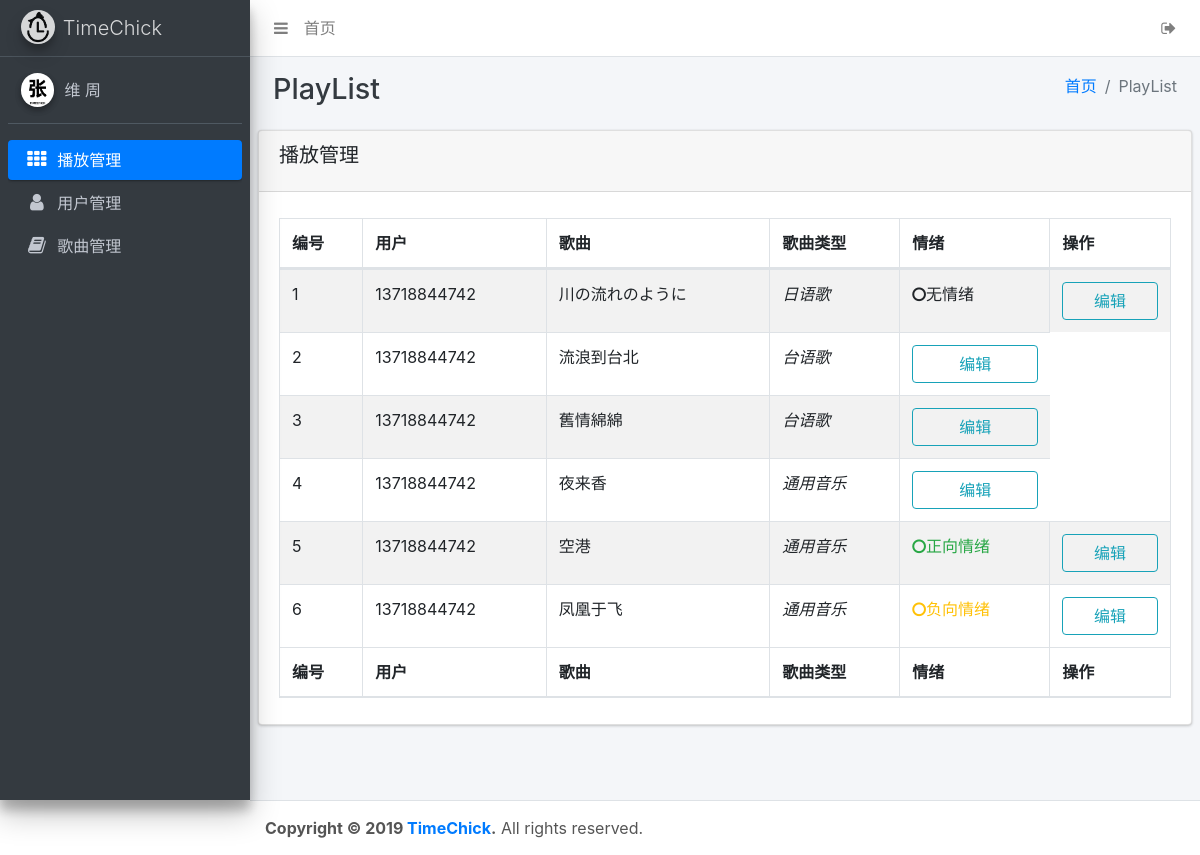
The page /playlist/ (signed in) on the database as committed earlier.
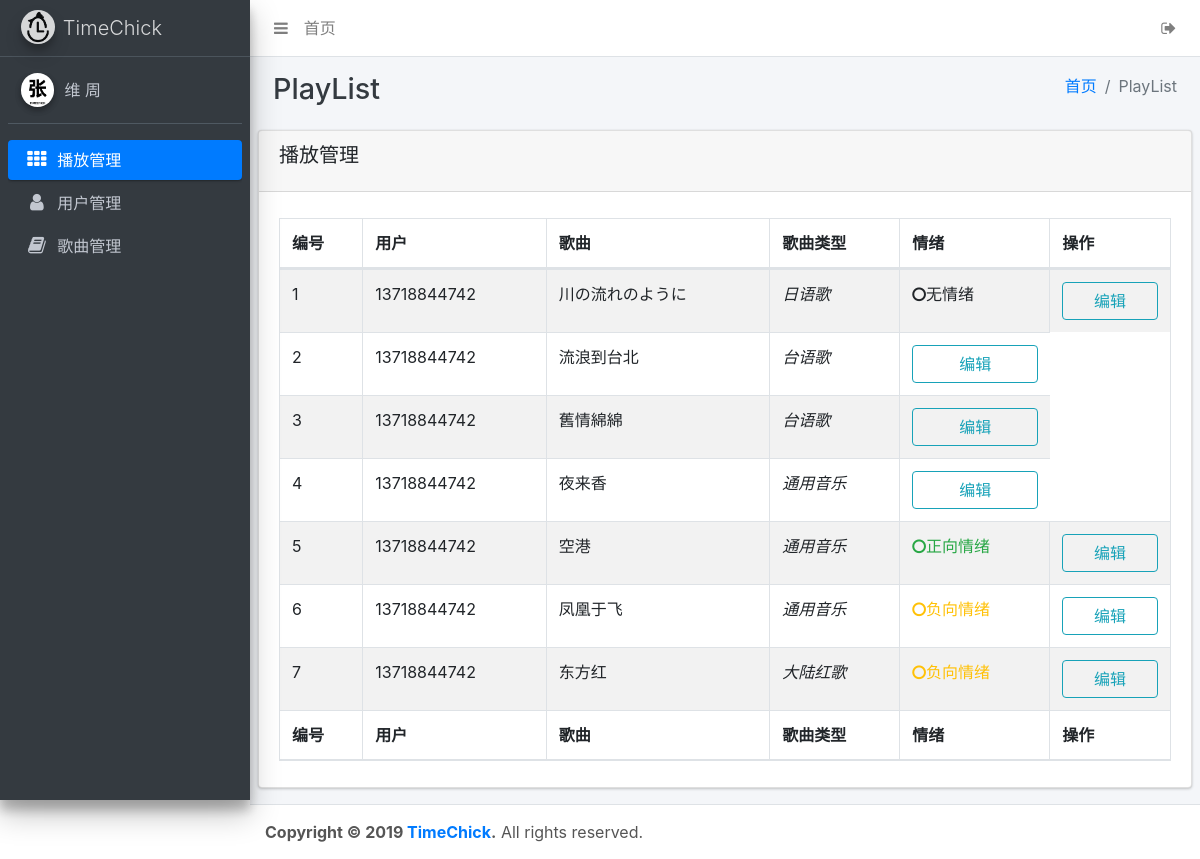
The same page on the database as committed later.
### timechick/models.py (models this page shows, shortened)
class PlayList(models.Model):
    gender = (
        ('public', "通用音乐"),
        ('mainland', "大陆红歌"),
        ('taiwan', "台语歌"),
        ('japanese', "日语歌"),
    )
    user = models.ForeignKey(
        'User', on_delete=models.CASCADE, default="", verbose_name='用户')
    song = models.ForeignKey(
        'Song', on_delete=models.CASCADE, default="", verbose_name='歌曲')
    emotion = models.CharField(
        max_length=128, default="", verbose_name='情绪')
    type = models.CharField(max_length=32, blank=True,
                            choices=gender, verbose_name='歌曲类型')
    create_time = models.DateTimeField(auto_now_add=True)
    update_time = models.DateTimeField(auto_now_add=True)
    class Meta:
        ordering = ["create_time"]
        verbose_name = "歌单"
        verbose_name_plural = "歌单"

class User(models.Model):
    gender = (
        ('male', "男"),
        ('female', "女"),
    )
    first_name = models.CharField(
        max_length=128, default="", blank=True, verbose_name='姓')
    last_name = models.CharField(
        max_length=128, default="", blank=True, verbose_name='名')
    email = models.EmailField(default="", verbose_name='邮件', blank=True)
    mobile = models.CharField(
        max_length=128, default="", verbose_name='电话', unique=True, blank=True)
    baidu_id = models.CharField(
        max_length=128, default="", verbose_name='百度ID', blank=True)
    sex = models.CharField(max_length=32, choices=gender,
                           default="男", verbose_name='性别', blank=True)
    is_delete = models.BooleanField(
        default=False, blank=True, verbose_name='是否删除')
    note = models.TextField(
        max_length=256, default="", blank=True, verbose_name='备注')
    create_time = models.DateTimeField(auto_now_add=True)
    update_time = models.DateTimeField(auto_now_add=True)
    def __str__(self):
        return self.mobile
    class Meta:
        ordering = ["create_time"]
        verbose_name = "用户"
        verbose_name_plural = "用户"

class Song(models.Model):
    gender = (
        ('public', "通用音乐"),
        ('mainland', "大陆红歌"),
        ('taiwan', "台语歌"),
        ('japanese', "日语歌"),
    )
    name = models.CharField(
        max_length=128, default="", verbose_name='歌曲名称')
    artist = models.CharField(
        max_length=128, default="未知艺术家", verbose_name='艺术家')
    url = models.CharField(max_length=512, default="", verbose_name='歌曲地址')
    album_img = models.CharField(
        max_length=128, default="", blank=True, verbose_name='专辑封面')
    artist_img = models.CharField(
        max_length=128, default="", blank=True, verbose_name='艺术家图片')
    type = models.CharField(max_length=32, blank=True,
                            choices=gender, verbose_name='歌曲类型')
    is_shelf = models.BooleanField(
        default=True, verbose_name='是否上架')
    corpus_a = models.TextField(
        max_length=256, default="", blank=True, verbose_name='语料A')
    corpus_b = models.TextField(
        max_length=256, default="", blank=True, verbose_name='语料B')
    create_time = models.DateTimeField(auto_now_add=True)
    update_time = models.DateTimeField(auto_now_add=True)
    def __str__(self):
        return self.name
    class Meta:
        ordering = ["create_time"]
        verbose_name = "歌曲"
        verbose_name_plural = "歌曲"

### timechick/views.py (the view)
# urls.py: url(r'^playlist/', views.playlist),
@login_required
def playlist(request):
    playlists = models.PlayList.objects.all()
    return render(request, 'playlist.html', {'page': 'PlayList', 'playlists': playlists})

### timechick/templates/playlist.html (shortened to what this page needs)
{% extends 'base.html' %}
{% load staticfiles %}
{% block css %}
<link rel="stylesheet" href="{% static 'adminlte/css/ionicons.min.css' %}">
<link rel="stylesheet" href="{% static 'plugins/datatables/1.10.19/bootstrap.css' %}">
<link rel="stylesheet" href="{% static 'plugins/datatables/1.10.19/dataTables.bootstrap4.min.css' %}">
{% endblock %}
{% block content %}
<section class="content">
    <div class="row">
        <div class="col-12">
            <div class="card">
                <div class="card-header">
                    <h3 class="card-title">播放管理</h3>
                </div>
                <div class="card-body">
                    <table id="equipment-list" class="table table-bordered table-striped">
                        <thead>
                            <tr>
                                <th>编号</th>
                                <th>用户</th>
                                <th>歌曲</th>
                                <th>歌曲类型</th>
                                <th>情绪</th>
                                <th>操作</th>
                            </tr>
                        </thead>
                        <tbody>
                            {% for playlist in playlists %}
                            <tr>
                                <td>{{ playlist.id }}</td>
                                <td>{{ playlist.user }}</td>
                                <td>{{ playlist.song }}</td>
                                {% if playlist.type == "public" %}
                                <td>
                                    <i>通用音乐</i>
                                </td>
                                {% elif playlist.type == "mainland" %}
                                <td>
                                    <i>大陆红歌</i>
                                </td>
                                {% elif playlist.type == "taiwan" %}
                                <td>
                                    <i>台语歌</i>
                                </td>
                                {% elif playlist.type == "japanese" %}
                                <td>
                                    <i>日语歌</i>
                                </td>
                                {% endif %}
                                {% if playlist.emotion == "1" %}
                                <td>
                                    <i class="nav-icon fa fa-circle-o text-success">正向情绪</i>
                                </td>
                                {% elif playlist.emotion == "-1" %}
                                <td>
                                    <i class="nav-icon fa fa-circle-o text-warning">负向情绪</i>
                                </td>
                                {% elif playlist.emotion == "0" %}
                                <td>
                                    <i class="nav-icon fa fa-circle-o text-defaule">无情绪</i>
                                </td>
                                {% endif %}
                                <td>
                                    <a href="/admin/timechick/playlist/{{ playlist.id }}">
                                        <button type="button" class="btn btn-block btn-outline-info">编辑</button>
                                    </a>
                                </td>
                            </tr>
                            {% endfor %}
                        </tbody>
                        <tfoot>
                            <tr>
                                <th>编号</th>
                                <th>用户</th>
                                <th>歌曲</th>
                                <th>歌曲类型</th>
                                <th>情绪</th>
                                <th>操作</th>
                            </tr>
                        </tfoot>
                    </table>
                </div>
            </div>
        </div>
    </div>
</section>
</div>
{% endblock %}

Rows that differ between the two databases and show on the page:
added PlayList: id "7", user "13718844742", song "东方红", type "大陆红歌", emotion "负向情绪"
